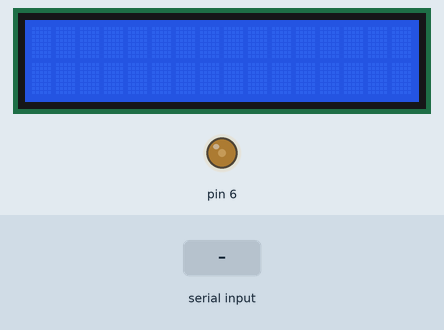
The sketch below on a simulated Arduino Uno, built with avr-gcc and run on an emulated ATmega328P. On the bench: 16×2 character LCD, output pins drawn as LEDs (lit = HIGH). The test bench sets the inputs (shaded band). What the sketch prints to the serial monitor is not drawn.

Above: at 1.2 s.
1.3 s: "d" received over Serial
At 2.6 s:
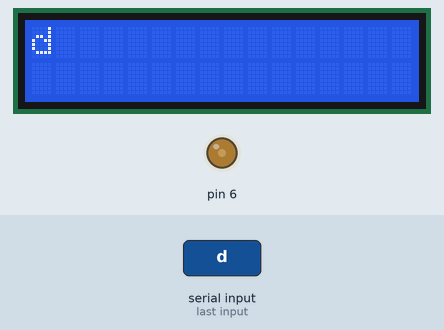
3.8 s: "+" received over Serial
At 5.7 s:
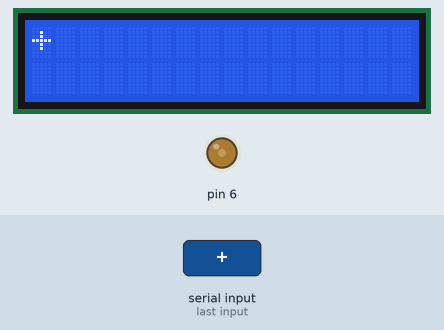
Timing chart, 0 to 7.2 s (numbered marks = the images above; inputs shaded):
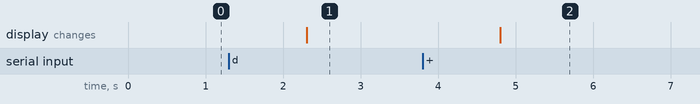

Measured:
- after the input at 1.3 s, the display: changes after 1.0 s (image 1)
- after the input at 3.8 s, the display: changes after 1.0 s (image 2)

The sketch:

lcd.ino
```cpp
#include <LiquidCrystal.h>

LiquidCrystal lcd(12, 11, 5, 4, 3, 2);
int Contrast = 75;
String str;
String str2;
int delay1 = 3000;

void setup()
{
  analogWrite(6, Contrast);
  Serial.begin(9600);
  lcd.begin(16, 2);
}

void loop()
{
  if (Serial.available())
  {
     str = Serial.readString();
     //Serial.println(str);
     if (str[0] == 'd' && str[1] == '-')
     {
      if (str[2] == '-' && delay1 > 1000)
        delay1 = delay1 - 1000;
      else if (str[2] == '+' && delay1 < 9000)
        delay1 = delay1 + 1000;


       //Serial.println(delay1);
     }
     else {
      splitText(str);
     }

     Serial.println("OK");
  }
}

void sendText(String str)
{
       lcd.clear();
       if(str.length() > 16)
       {
         str2 = str.substring(16);
         lcd.print(str);

         lcd.setCursor(0, 1);
         lcd.print(str2);
       }
       else
       {
          lcd.print(str);
       }
}

void splitText(String text)
{
   int length1 = text.length();
   String str = "";
   int i = 0;

   if (length1 > 32)
   {
    while (length1 > 32)
    {
      str = text.substring(i,i+32);

      sendText(str);
      //Serial.print("ass ");
      //Serial.println(str);
      delay(delay1);

      i = i + 32;
      length1 = length1 - 32;
    }

    str = text.substring(i);
    sendText(str);
    //Serial.print("b ");
    //Serial.println(str);

   }
   else
   {
    sendText(text);
    //Serial.print("c ");
    //Serial.println(text);
   }
}
```
